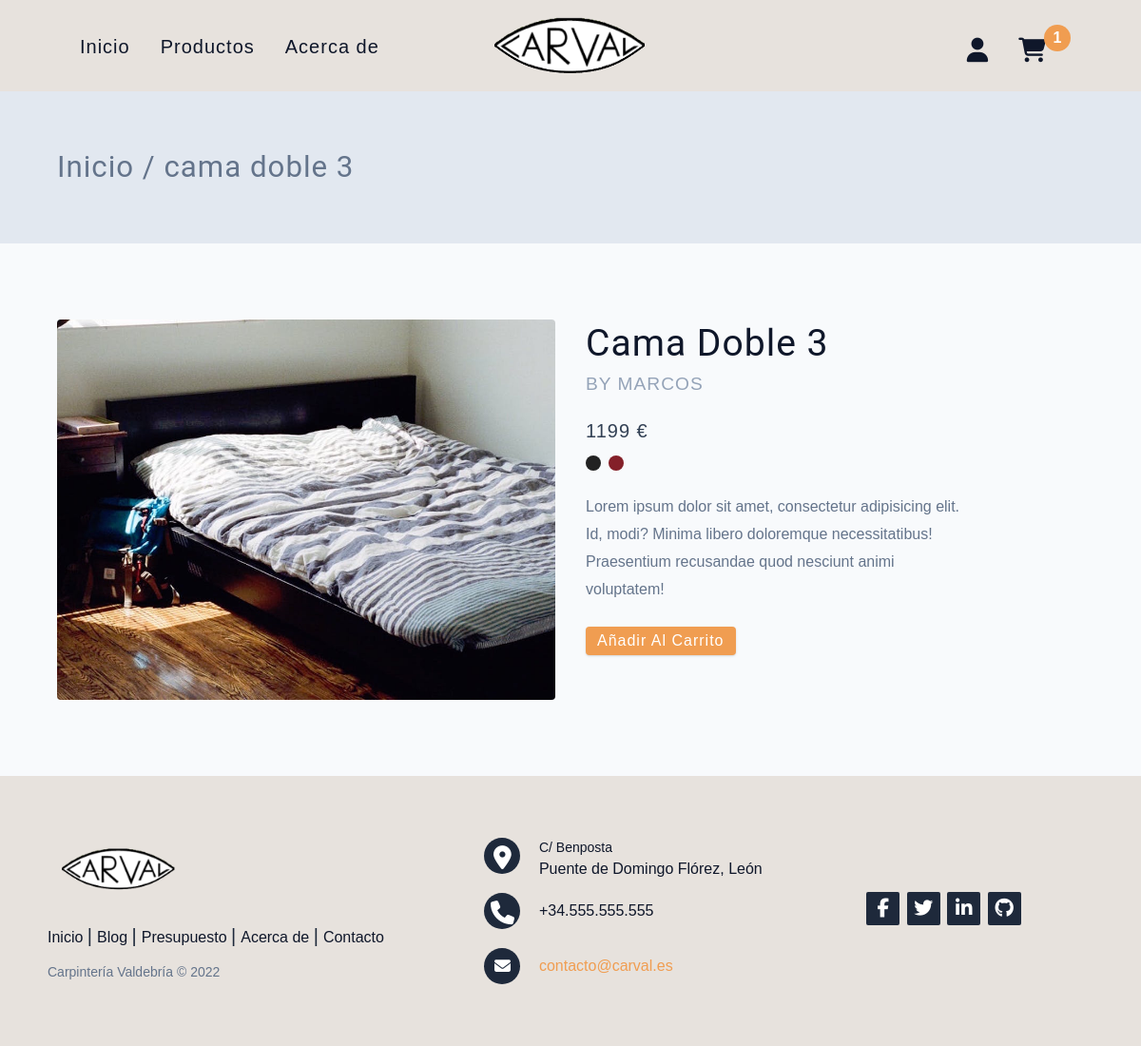
The page /single-product.php?pro_id=4 on the database as committed earlier.
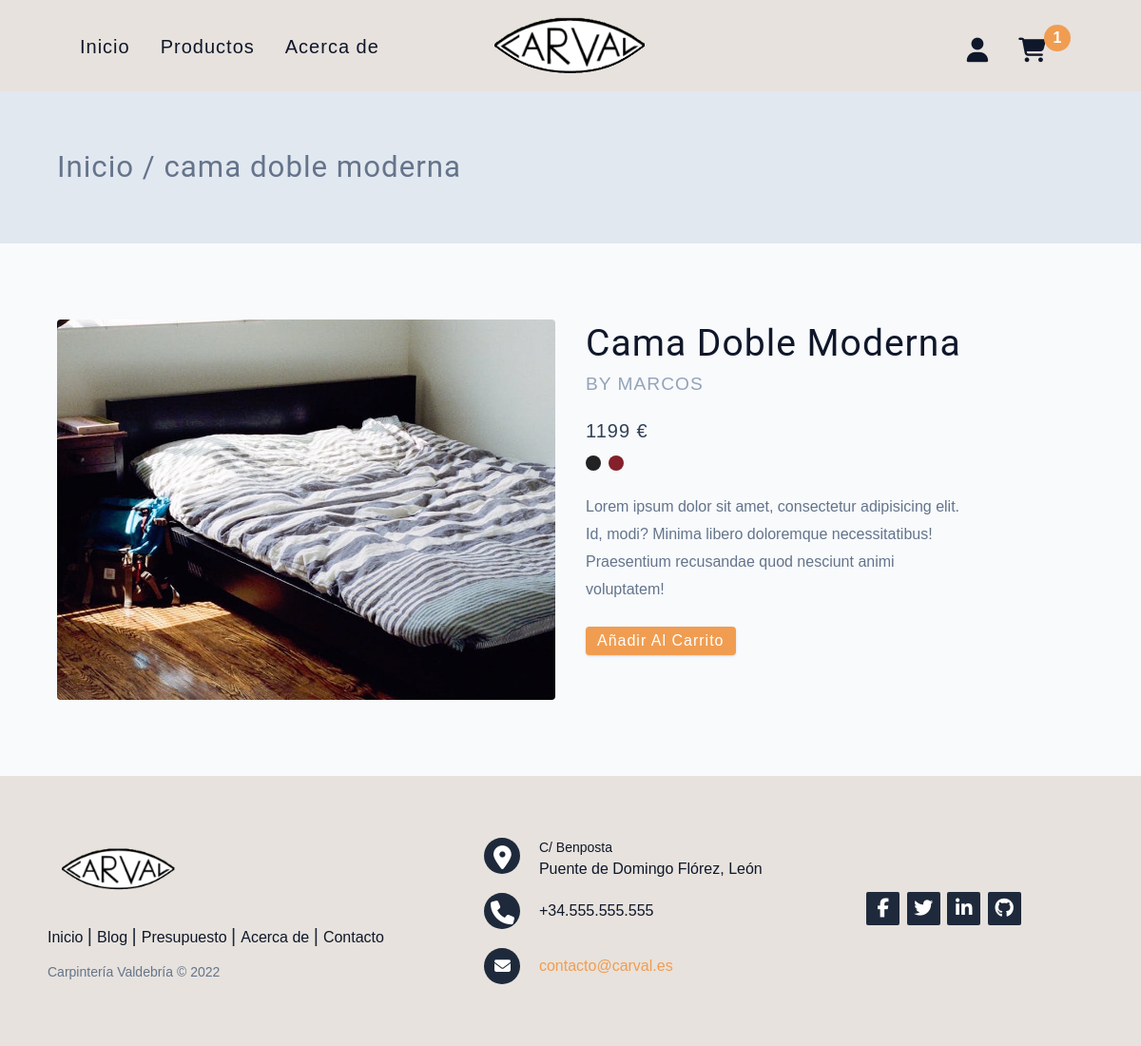
The same page on the database as committed later.
### tables this page shows
CREATE TABLE `products` (
  `product_id` int(10) NOT NULL AUTO_INCREMENT,  
  `product_title` text NOT NULL, 
  `product_img` text NOT NULL,  
  `product_price` int(10) NOT NULL,  
  `product_desc` text NOT NULL,
  `product_featured` boolean NOT NULL DEFAULT false,
  `manufacturer_id` int(10) NOT NULL,
  PRIMARY KEY (`product_id`)
);

### single-product.php (the view, shortened to what this page needs)
<?php
include("./include/functions.php");
?>
<?php
$product_id = @$_GET['pro_id'];
$get_product = "select * from products where `product_id`='$product_id'";
$run_product = mysqli_query($db, $get_product);
$check_product = mysqli_num_rows($run_product);
if ($check_product == 0) {
  echo "<script> window.open('index.php','_self') </script>";
} else {
  $row_product = mysqli_fetch_array($run_product);
  $pro_title = $row_product['product_title'];
  $pro_price = $row_product['product_price'];
  $pro_img = $row_product['product_img'];
?>
  <!DOCTYPE html>
  <html lang="en">
  <body>
    <section class="page-hero">
      <div class="section-center">
        <h3 class="page-hero-title">Inicio / <?= $pro_title ?></h3>
      </div>
    </section>
    <section class="single-product section">
      <div class="section-center single-product-center">
        <img src="./assets/images/<?= $pro_img ?>" class="single-product-img img" alt="" />
        <article class="single-product-info">
          <div>
            <h2 class="single-product-title"><?= $pro_title ?></h2>
            <p class="single-product-company text-slanted">by marcos</p>
            <span class="single-product-price"><?= $pro_price ?> €</span>
            <div class="single-product-colors">
              <span class="product-color"></span>
              <span class="product-color product-color-red"></span>
            </div>
            <p class="single-product-desc">
              Lorem ipsum dolor sit amet, consectetur adipisicing elit. Id,
              modi? Minima libero doloremque necessitatibus! Praesentium
              recusandae quod nesciunt animi voluptatem!
            </p>
            <button class="addToCartBtn btn" data-id="id">Añadir al carrito</button>
          </div>
        </article>
      </div>
    </section>
  </body>
  </html>
<?php } ?>

Rows that differ between the two databases and show on the page:
changed products: product_title "cama doble 3" → "cama doble moderna"; product_title "Cama Doble 3" → "Cama Doble Moderna"
